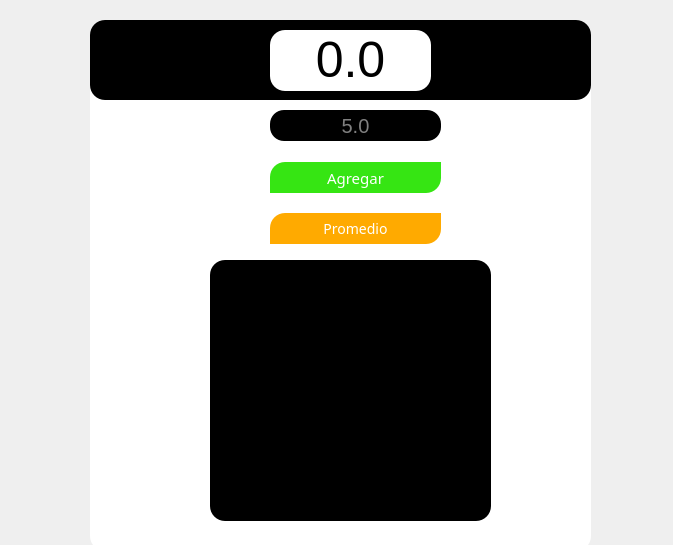
<?xml version="1.0" encoding="UTF-8"?>
<ui version="4.0">
 <class>Dialog</class>
 <widget class="QDialog" name="Dialog">
  <property name="geometry">
   <rect>
    <x>0</x>
    <y>0</y>
    <width>673</width>
    <height>545</height>
   </rect>
  </property>
  <property name="windowTitle">
   <string>Dialog</string>
  </property>
  <property name="styleSheet">
   <string notr="true">QDialog {
background-image: url(:/path/imagenes/fondo.png);
}

QFrame {
background-color: white;
border-radius: 15px;
}

#cuadro {
background-color: black;
}

#nota {
border-radius: 15px;
background-color: white;
font-size: 50px;

}

#entrada{
color: white;
font-size: 20px;
background: black;
border-radius: 14px;
}

#entrada:focus {
background: white;
border: 2px solid black;
color: black;
}

#anadir {
background-color: #36E513;
border-bottom-right-radius: 15px;
border-top-left-radius: 15px;
color: white;
font-size: 15px;
font-family: Aharoni;
}

#anadir:hover {
background-color: #30C911;
}



#lista {
background-color: black;
}



#button_promedio {
background: rgb(255, 170, 0);
border-bottom-right-radius: 15px;
border-top-left-radius: 15px;
color: white;
font-size: 14px;
}


#button_promedio:hover {
background: rgb(214, 143, 0);
}



/* VERTICAL SCROLLBAR */
 QScrollBar:vertical {
	border: none;
    background: black;
    width: 14px;
    margin: 15px 0 15px 0;
	border-radius: 0px;
 }

/*  HANDLE BAR VERTICAL */
QScrollBar::handle:vertical {	
	background-color: grey;
	min-height: 30px;
	border-radius: 7px;
}


/* BTN TOP - SCROLLBAR */
QScrollBar::sub-line:vertical {
	border: none;
	background-color: black;
	height: 15px;
	border-top-left-radius: 7px;
	border-top-right-radius: 7px;
	subcontrol-position: top;
	subcontrol-origin: margin;
}

/* BTN BOTTOM - SCROLLBAR */
QScrollBar::add-line:vertical {
	border: none;
	background-color: black;
	height: 15px;
	border-bottom-left-radius: 7px;
	border-bottom-right-radius: 7px;
	subcontrol-position: bottom;
	subcontrol-origin: margin;

}


/* RESET ARROW */
QScrollBar::up-arrow:vertical, QScrollBar::down-arrow:vertical {
	background: none;
}
QScrollBar::add-page:vertical, QScrollBar::sub-page:vertical {
	background: none;
}
</string>
  </property>
  <widget class="QFrame" name="frame">
   <property name="geometry">
    <rect>
     <x>90</x>
     <y>20</y>
     <width>501</width>
     <height>531</height>
    </rect>
   </property>
   <property name="font">
    <font>
     <family>Aharoni</family>
     <weight>75</weight>
     <bold>true</bold>
    </font>
   </property>
   <property name="frameShape">
    <enum>QFrame::StyledPanel</enum>
   </property>
   <property name="frameShadow">
    <enum>QFrame::Raised</enum>
   </property>
   <widget class="QFrame" name="cuadro">
    <property name="geometry">
     <rect>
      <x>0</x>
      <y>0</y>
      <width>501</width>
      <height>80</height>
     </rect>
    </property>
    <property name="frameShape">
     <enum>QFrame::StyledPanel</enum>
    </property>
    <property name="frameShadow">
     <enum>QFrame::Raised</enum>
    </property>
    <widget class="QLabel" name="nota">
     <property name="geometry">
      <rect>
       <x>180</x>
       <y>10</y>
       <width>161</width>
       <height>61</height>
      </rect>
     </property>
     <property name="whatsThis">
      <string>&lt;html&gt;&lt;head/&gt;&lt;body&gt;&lt;p align=&quot;center&quot;&gt;0.0&lt;br/&gt;&lt;/p&gt;&lt;/body&gt;&lt;/html&gt;</string>
     </property>
     <property name="frameShape">
      <enum>QFrame::VLine</enum>
     </property>
     <property name="frameShadow">
      <enum>QFrame::Sunken</enum>
     </property>
     <property name="text">
      <string>0.0</string>
     </property>
     <property name="textFormat">
      <enum>Qt::RichText</enum>
     </property>
     <property name="alignment">
      <set>Qt::AlignCenter</set>
     </property>
     <property name="margin">
      <number>-1</number>
     </property>
    </widget>
   </widget>
   <widget class="QLineEdit" name="entrada">
    <property name="geometry">
     <rect>
      <x>180</x>
      <y>90</y>
      <width>171</width>
      <height>31</height>
     </rect>
    </property>
    <property name="inputMask">
     <string/>
    </property>
    <property name="text">
     <string/>
    </property>
    <property name="maxLength">
     <number>32767</number>
    </property>
    <property name="echoMode">
     <enum>QLineEdit::Normal</enum>
    </property>
    <property name="alignment">
     <set>Qt::AlignCenter</set>
    </property>
    <property name="readOnly">
     <bool>false</bool>
    </property>
    <property name="placeholderText">
     <string>5.0</string>
    </property>
   </widget>
   <widget class="QPushButton" name="anadir">
    <property name="enabled">
     <bool>true</bool>
    </property>
    <property name="geometry">
     <rect>
      <x>180</x>
      <y>142</y>
      <width>171</width>
      <height>31</height>
     </rect>
    </property>
    <property name="font">
     <font>
      <family>Aharoni</family>
      <pointsize>-1</pointsize>
     </font>
    </property>
    <property name="text">
     <string>Agregar</string>
    </property>
   </widget>
   <widget class="QPushButton" name="button_promedio">
    <property name="enabled">
     <bool>true</bool>
    </property>
    <property name="geometry">
     <rect>
      <x>180</x>
      <y>193</y>
      <width>171</width>
      <height>31</height>
     </rect>
    </property>
    <property name="font">
     <font>
      <family>Aharoni</family>
      <pointsize>-1</pointsize>
     </font>
    </property>
    <property name="text">
     <string>Promedio</string>
    </property>
   </widget>
   <widget class="QListWidget" name="lista">
    <property name="geometry">
     <rect>
      <x>120</x>
      <y>240</y>
      <width>281</width>
      <height>261</height>
     </rect>
    </property>
    <property name="styleSheet">
     <string notr="true">#lista {
color: white;
font-size:20px;
}

#lista::selected:hover {
color: red;
}</string>
    </property>
    <property name="selectionMode">
     <enum>QAbstractItemView::NoSelection</enum>
    </property>
    <property name="movement">
     <enum>QListView::Static</enum>
    </property>
    <property name="isWrapping" stdset="0">
     <bool>false</bool>
    </property>
    <property name="viewMode">
     <enum>QListView::ListMode</enum>
    </property>
    <property name="batchSize">
     <number>100</number>
    </property>
    <property name="selectionRectVisible">
     <bool>false</bool>
    </property>
    <property name="currentRow">
     <number>-1</number>
    </property>
    <property name="sortingEnabled">
     <bool>true</bool>
    </property>
   </widget>
  </widget>
 </widget>
 <resources>
  <include location="recursos.qrc"/>
 </resources>
 <connections/>
</ui>
